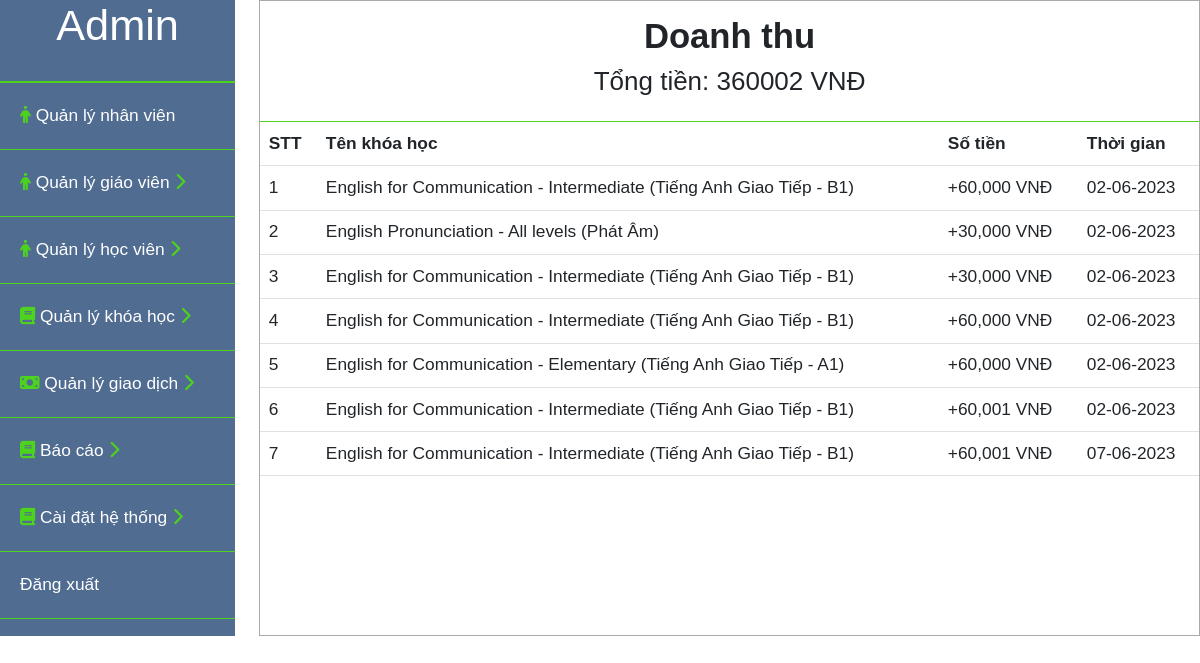
/admin/doanhthu.php, run on the app's committed database.
### tables this page shows
CREATE TABLE `doanhthu` (
  `id` int(11) NOT NULL,
  `idkhoahoc` int(11) NOT NULL,
  `sotien` int(11) NOT NULL,
  `tongtienconlai` int(11) NOT NULL,
  `thoigian` date NOT NULL DEFAULT current_timestamp()
);

CREATE TABLE `theloaikhoahoc` (
  `id` int(11) NOT NULL,
  `tenkhoahoc` varchar(255) NOT NULL,
  `mota` text NOT NULL
);

### admin/doanhthu.php (the view, shortened to what this page needs)
<?php
    include("../user/connect.php");
    $sql_lsgd = "SELECT doanhthu.*, theloaikhoahoc.tenkhoahoc
                    FROM doanhthu,theloaikhoahoc,khoahocgiaovien
                    WHERE doanhthu.idkhoahoc = khoahocgiaovien.id
                    and khoahocgiaovien.theloaikhoahocid=theloaikhoahoc.id";
    $stmt_lsgd  = $conn->prepare($sql_lsgd);
    $query_lsgd  = $stmt_lsgd->execute();
    $result_lsgd  = array();
    while($row_lsgd = $stmt_lsgd->fetch(PDO::FETCH_ASSOC)){
        $result_lsgd[] = $row_lsgd;
    }
    $sql_sl = "SELECT sum(sotien) as dem FROM doanhthu";
    $stmt_sl = $conn->prepare($sql_sl);
    $query_sl = $stmt_sl->execute();
    $result_sl = array();
    while($row_sl = $stmt_sl->fetch(PDO::FETCH_ASSOC)){
        $result_sl[] = $row_sl;
    }
    foreach ($result_sl as $items) {
        $slusers = $items['dem'];
    }
?>
<!DOCTYPE html>
<html lang="en">
<head>
    <link rel="stylesheet" href="css/bootstrap.min.css">
    <link rel="stylesheet" href="style/admin.css">
    <link rel="stylesheet" type="text/css" href="style/danhsach.css">
</head>
<body>
    <div id="content">
        <div id="admin__sidebar">
            <div class="admin__profile">
                <h1>Admin</h1>
            </div>
            <div class="admin__list">
                <ul>
                    <li class="admin__list--nhanvien">
                        <a href="nhanvien.php"><i class="fa-solid fa-person" style="color: #4dd31d;"></i> Quản lý nhân viên</a>
                    </li>
                    <li class="admin__list--giaovien">
                        <a href="#"  onclick="myFunction('toggle1')"><i class="fa-solid fa-person" style="color: #4dd31d;"></i> Quản lý giáo viên <i class="icondrop active fa-solid fa-chevron-right" style="color: #4dd31d;"></i><i class="icondrop fa-solid fa-chevron-down" style="color: #4dd31d;"></i></a>
                    </li>
                    <li class="admin__list--hocvien">
                        <a href="#" onclick="myFunction('toggle5')"> <i class="fa-solid fa-person" style="color: #4dd31d;"></i> Quản lý học viên <i class="icondrop active fa-solid fa-chevron-right" style="color: #4dd31d;"></i><i class="icondrop fa-solid fa-chevron-down" style="color: #4dd31d;"></i></a>
                    </li>
                    <li class="admin__list--khoahoc">
                        <a href="#" onclick="myFunction('toggle6')"> <i class="fa-sharp fa-solid fa-book" style="color: #4dd31d;"></i> Quản lý khóa học <i class="icondrop active fa-solid fa-chevron-right" style="color: #4dd31d;"></i><i class="icondrop fa-solid fa-chevron-down" style="color: #4dd31d;"></i></a>
                    </li>
                    <li class="admin__list--giaodich">
                        <a href="#" onclick="myFunction('toggle2')"><i class="fa-solid fa-money-bill" style="color: #4dd31d;"></i> Quản lý giao dịch <i class="icondrop active fa-solid fa-chevron-right" style="color: #4dd31d;"></i><i class="icondrop fa-solid fa-chevron-down" style="color: #4dd31d;"></i></a>
                    </li>
                    <li class="admin__list--baocao">
                        <a href="#" onclick="myFunction('toggle3')"> <i class="fa-sharp fa-solid fa-book" style="color: #4dd31d;"></i> Báo cáo <i class="icondrop active fa-solid fa-chevron-right" style="color: #4dd31d;"></i><i class="icondrop fa-solid fa-chevron-down" style="color: #4dd31d;"></i></a>
                    </li>
                    <li class="admin__list--hethong">
                        <a href="#" onclick="myFunction('toggle4')"> <i class="fa-sharp fa-solid fa-book" style="color: #4dd31d;"></i> Cài đặt hệ thống <i class="icondrop active fa-solid fa-chevron-right" style="color: #4dd31d;"></i><i class="icondrop fa-solid fa-chevron-down" style="color: #4dd31d;"></i></a>
                    </li>
                    <li class="admin__list--dangxuat">
                        <a href="logout.php">Đăng xuất</a>
                    </li>
                </ul>
            </div>
        </div>
         <div id="main_content">
            <div class="title">
                <h2>Doanh thu</h2>
                <h4>Tổng tiền: <?php echo $slusers?> VNĐ</h4>
            </div>
            <div class="chitiet_content">
                <table class="table table-inverse">
                    <thead>
                        <tr>
                            <th>STT</th>
                            <th>Tên khóa học</th>
                            <th>Số tiền</th>
                            <th>Thời gian</th>
                        </tr>
                    </thead>
                    <tbody>
                        <?php $i=1; foreach($result_lsgd as $items):?>
                        <tr>
                            <td><?php echo $i;?></td>
                            <td><?php echo $items['tenkhoahoc'];?></td>
                            <td>+<?php
                                $sotien = $items['sotien'];
                                echo number_format($sotien);
                                ?> VNĐ</td>
                            <td><?php
                                $thoigian = $items['thoigian'];
                                echo date("d-m-Y",strtotime($thoigian));
                                ?></td>
                        </tr>
                        <?php $i++; endforeach?>
                    </tbody>
                </table>
            </div>
         </div>
    </div>
</body>
</html>

### admin/style/admin.css (style rules this page uses)
* { font-family: Verdana, Geneva, Tahoma, sans-serif; margin: 0; padding:0; box-sizing: border-box; font-size: 13pt; }
#admin__sidebar { width: 25%; background-color: #506c91; color: #ffffff; }
#admin__sidebar .admin__profile { text-align: center; padding-bottom: 20px; border-bottom: 2px solid #4dd31d; }
#admin__sidebar .admin__list li { list-style: none;; }
#admin__sidebar .admin__list a { text-decoration: none; color: #ffffff; }
.admin__list ul { padding: 0; }
.admin__list li { padding: 20px; border-bottom: 1px solid #4dd31d; }
.icondrop { display: none; }
.icondrop.active { display: inline-block; }

### admin/style/danhsach.css (style rules this page uses)
#content { display: flex; }
#main_content { margin-left: 2%; width: 100%; max-width: 1150px; border: 1px solid #aaaaaa; height: auto; }
#main_content .title { border-bottom: 1px solid #4dd31d; text-align: center; padding: 15px ; }
#main_content .title h2 { font-weight: bold; }

### data on the page
doanhthu: theloaikhoahoc.tenkhoahoc "English for Communication - Intermediate (Tiếng Anh Giao Tiếp - B1)", sotien "60,000", thoigian "02-06-2023"
doanhthu: theloaikhoahoc.tenkhoahoc "English Pronunciation - All levels (Phát Âm)", sotien "30,000", thoigian "02-06-2023"
doanhthu: theloaikhoahoc.tenkhoahoc "English for Communication - Intermediate (Tiếng Anh Giao Tiếp - B1)", sotien "30,000", thoigian "02-06-2023"
doanhthu: theloaikhoahoc.tenkhoahoc "English for Communication - Intermediate (Tiếng Anh Giao Tiếp - B1)", sotien "60,000", thoigian "02-06-2023"
doanhthu: theloaikhoahoc.tenkhoahoc "English for Communication - Elementary (Tiếng Anh Giao Tiếp - A1)", sotien "60,000", thoigian "02-06-2023"
doanhthu: theloaikhoahoc.tenkhoahoc "English for Communication - Intermediate (Tiếng Anh Giao Tiếp - B1)", sotien "60,001", thoigian "02-06-2023"
doanhthu: theloaikhoahoc.tenkhoahoc "English for Communication - Intermediate (Tiếng Anh Giao Tiếp - B1)", sotien "60,001", thoigian "07-06-2023"

### other printed values
$slusers "360002"
